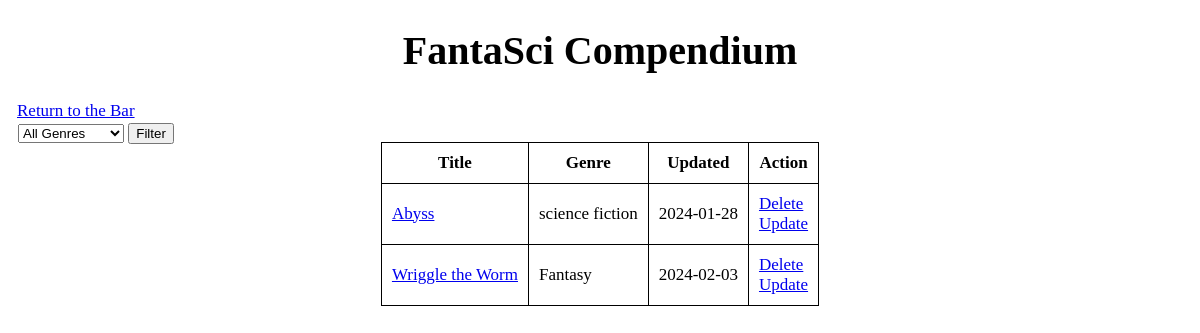
The app's page /story_db/ with its own data.
### main.py (models this page shows, shortened)
class NewStory(db.Model):
    id = db.Column(db.Integer, primary_key=True)
    title = db.Column(db.String(200), nullable=False)
    genre = db.Column(db.String(200), nullable=True)
    content = db.Column(db.Text, nullable=False)
    date_created = db.Column(db.DateTime, default=datetime.utcnow)

### main.py (the view)
@app.route('/story_db/', methods=['GET', 'POST'])
def story_db():
    stories = NewStory.query.order_by(NewStory.date_created).all()
    unique_genres = set(story.genre for story in stories)
    if request.method == "POST":
        select_genre = request.form.get('Genre')
        if select_genre and select_genre != 'ALL':
            stories = [story for story in stories if story.genre == select_genre]
    return render_template('story_db.html', stories=stories, unique_genres=unique_genres)

### templates/story_db.html (shortened to what this page needs)
{% extends 'base_db.html' %}
{% block body %}
<div class="content">
	<h1 style="text-align: center;">FantaSci Compendium</h1>
	{% if stories|length < 1 %}
	<h4 style="text-align: center;"> It is a quiet night,  <a href="/">Return to the Bar and Tell us a Story</a></h4>
	{% else %}
	<a href="/" class="button">Return to the Bar</a>
	<div style = "position:relative; left:1px; top:2px;">
	<form method="POST">
		<select name="Genre">
			<option value="ALL">All Genres</option>
		</select>
		<button type="submit">Filter</button>
	</form>
    </div>
	<table class="center">
		<tr>
			<th>Title</th>
			<th>Genre</th>
			<th>Updated</th>
			<th>Action</th>
		</tr>
		{%for story in stories %}
		<tr>
			<td><a href="{{ url_for('view_story', id=story.id) }}">{{ story.title }}</a></td>
			<td>{{story.genre}}</td>
			<td>{{ story.date_created.date() }}</td>
			<td>
				<a href="/delete/{{ story.id }}">Delete</a>
				<br>
				<a href="/update/{{ story.id }}">Update</a>
			</td>
		</tr>
		{% endfor %}
	</table>
	{% endif %}
</div>
{% endblock %}

### templates/base_db.html (shortened to what this page needs)
<!DOCTYPE html>
<html lang="en">
<head>
	<link rel="stylesheet" href="{{ url_for('static', filename='css/db.css') }}">
</head>
<body>
	{% block body %}{% endblock %}
</body>
</html>

### static/css/db.css (style rules this page uses)
body { margin: 17px; font-family: consolas; font-size: 17px; }
h1 { font-size: 40px; color: black; text-align: center; }
table, th, td { border: 1px solid black; border-collapse: collapse; font-family: consolas; text-align: center; vertical-align: middle; padding: 10px; }
td { padding: 10px; text-align: left; vertical-align: middle; }
.center { margin-left: auto; margin-right: auto; }

### records on screen
NewStory: title "Abyss", genre "science fiction", date_created "2024-01-28"
NewStory: title "Wriggle the Worm", genre "Fantasy", date_created "2024-02-03"
